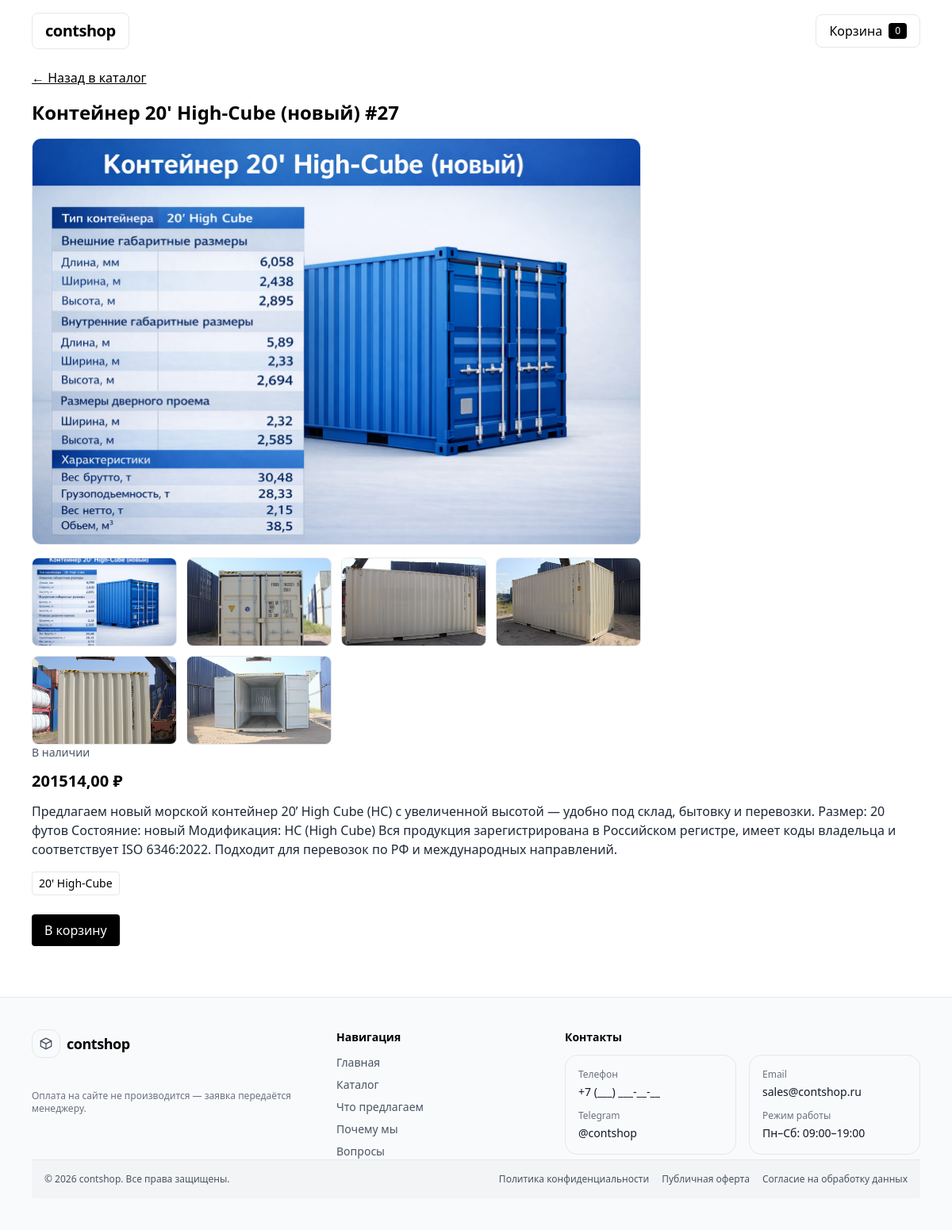
/catalog/20-high-cube-27/, run on the app's committed database.
### apps/catalog/models.py (models this page shows, shortened)
class Product(models.Model):
    AVAILABILITY_IN_STOCK = "in_stock"
    AVAILABILITY_ON_ORDER = "on_order"
    AVAILABILITY_OUT = "out"
    AVAILABILITY_CHOICES = [
        (AVAILABILITY_IN_STOCK, "В наличии"),
        (AVAILABILITY_ON_ORDER, "Под заказ"),
        (AVAILABILITY_OUT, "Нет"),
    ]
    CONDITION_NEW = "new"
    CONDITION_USED = "used"
    CONDITION_CHOICES = [
        (CONDITION_NEW, "Новый"),
        (CONDITION_USED, "Б/у"),
    ]
    SIZE_20 = "20"
    SIZE_40 = "40"
    SIZE_CHOICES = [
        (SIZE_20, "20 футов"),
        (SIZE_40, "40 футов"),
    ]
    TYPE_STD = "standard"
    TYPE_HC = "high_cube"
    TYPE_CHOICES = [
        (TYPE_STD, "Standard"),
        (TYPE_HC, "High-Cube"),
    ]
    title = models.CharField(max_length=200)
    slug = models.SlugField(max_length=220, unique=True)
    description = models.TextField(blank=True)
    categories = models.ManyToManyField(Category, related_name="products", blank=True)
    size = models.CharField(max_length=2, choices=SIZE_CHOICES, blank=True)
    container_type = models.CharField(max_length=20, choices=TYPE_CHOICES, blank=True)
    condition = models.CharField(max_length=10, choices=CONDITION_CHOICES, blank=True)
    is_for_sale = models.BooleanField(default=True)
    is_for_rent = models.BooleanField(default=False)
    price_sale = models.DecimalField(max_digits=12, decimal_places=2, null=True, blank=True)
    rent_terms = models.CharField(max_length=200, blank=True)
    availability = models.CharField(max_length=20, choices=AVAILABILITY_CHOICES, default=AVAILABILITY_IN_STOCK)
    created_at = models.DateTimeField(auto_now_add=True)
    class Meta:
        verbose_name = "Товар"
        verbose_name_plural = "Товары"
        ordering = ["-created_at"]

class ProductImage(models.Model):
    product = models.ForeignKey(Product, on_delete=models.CASCADE, related_name="images")
    image = models.ImageField(upload_to="products/")
    sort_order = models.PositiveIntegerField(default=0)
    class Meta:
        verbose_name = "Фото товара"
        verbose_name_plural = "Фото товаров"
        ordering = ["sort_order", "id"]

class Category(models.Model):
    title = models.CharField(max_length=120, unique=True)
    slug = models.SlugField(max_length=140, unique=True, blank=True)
    class Meta:
        verbose_name = "Категория"
        verbose_name_plural = "Категории"
        ordering = ["title"]

### apps/catalog/views/pages.py (the view)
# urls.py: path("<slug:slug>/", product_detail, name="detail"),
def product_detail(request, slug: str):
    product = get_object_or_404(
        Product.objects.prefetch_related("categories", "images"),
        slug=slug
    )
    context = {
        "product": product,
        "categories": get_categories(),
    }
    return render(request, "catalog/pages/detail.html", context)

### apps/catalog/selectors.py (called while the page is built)
def get_categories() -> QuerySet[Category]:
    return Category.objects.all().order_by("title")

### apps/catalog/templates/catalog/pages/detail.html (shortened to what this page needs)
{% extends "base.html" %}
{% block content %}
  <div class="mb-4">
    <a href="{% url 'catalog:list' %}" class="underline">← Назад в каталог</a>
  </div>
  <h1 class="text-2xl font-bold mb-2">{{ product.title }}</h1>
{% with images=product.images.all %}
  {% if images %}
    <div
      x-data="lightbox({
        images: [{% for img in images %}'{{ img.image.url }}'{% if not forloop.last %},{% endif %}{% endfor %}],
        startIndex: 0
      })"
      x-init="bindKeys()"
      class="mt-4"
    >
      <button
        type="button"
        class="block w-full max-w-3xl"
        @click="openAt(0)"
      >
        <img
          src="{{ images.0.image.url }}"
          alt="{{ product.title }}"
          class="w-full max-w-3xl rounded-xl border object-cover"
        >
      </button>
      <div class="mt-4 grid grid-cols-2 md:grid-cols-4 gap-3 max-w-3xl">
        {% for img in images %}
          <button
            type="button"
            class="block"
            @click="openAt({{ forloop.counter0 }})"
          >
            <img
              src="{{ img.image.url }}"
              alt=""
              class="w-full h-28 rounded-lg border object-cover hover:opacity-90"
              loading="lazy"
            >
          </button>
        {% endfor %}
      </div>
    </div>
  {% else %}
    <div class="mt-4 w-full max-w-3xl rounded-xl border bg-gray-50 p-6 text-sm text-gray-500">
      Фото пока не добавлено
    </div>
  {% endif %}
{% endwith %}
  <div class="text-sm text-gray-600 mb-3">{{ product.get_availability_display }}</div>
  {% if product.price_sale %}
    <div class="text-xl font-semibold mb-3">{{ product.price_sale }} ₽</div>
  {% endif %}
  <div class="text-gray-800 mb-4">{{ product.description }}</div>
  <div class="flex flex-wrap gap-2 mb-6">
    {% for c in product.categories.all %}
      <span class="px-2 py-1 border rounded text-sm">{{ c.title }}</span>
    {% endfor %}
  </div>
  <form hx-post="{% url 'cart:add' product.id %}"
        hx-target="#cart-badge"
        hx-swap="outerHTML">
    <button type="submit" class="px-4 py-2 rounded bg-black text-white">
      В корзину
    </button>
  </form>
{% endblock %}

### data on the page
Product: title "Контейнер 20' High-Cube (новый) #27", availability "В наличии", price_sale "201514,00", description "Предлагаем новый морской контейнер 20’ High Cube (HC) с увеличенной высотой — удобно под склад, бытовку и перевозки. Размер: 20 футов Состояние: новый Модификация: HC (High Cube) Вся продукция зарегистрирована в Российском регистре, имеет коды владельца и соответствует ISO 6346:2022. Подходит для перевозок по РФ и международных направлений."
ProductImage: image (picture)
ProductImage: image (picture)
ProductImage: image (picture)
ProductImage: image (picture)
ProductImage: image (picture)
ProductImage: image (picture)
Category: title "20' High-Cube"

### other printed values
{{ count|default_if_none:0|default:0 }} "0"
